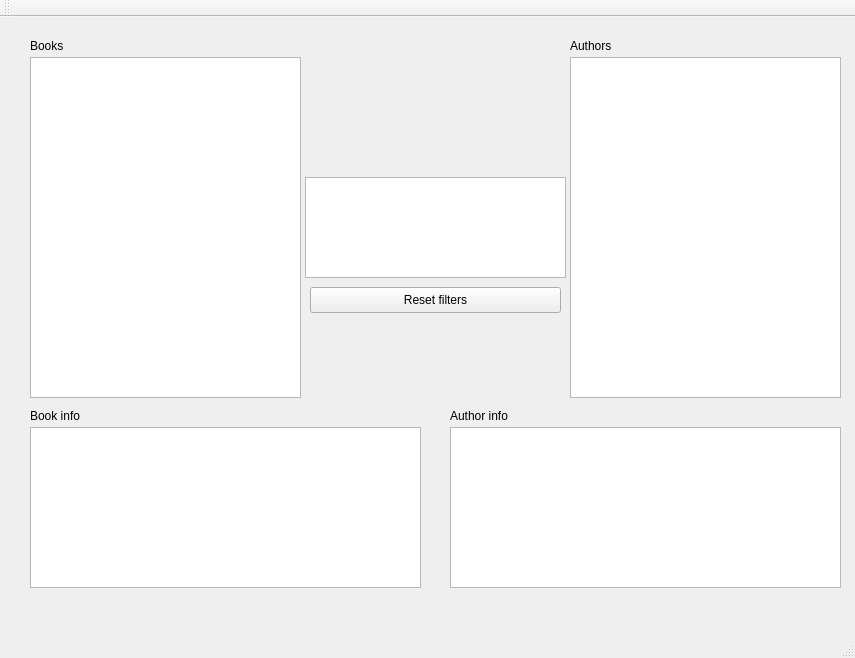
<?xml version="1.0" encoding="UTF-8"?>
<ui version="4.0">
 <class>MainWindow</class>
 <widget class="QMainWindow" name="MainWindow">
  <property name="geometry">
   <rect>
    <x>0</x>
    <y>0</y>
    <width>855</width>
    <height>658</height>
   </rect>
  </property>
  <property name="windowTitle">
   <string>MainWindow</string>
  </property>
  <widget class="QWidget" name="centralWidget">
   <widget class="QListView" name="bookList">
    <property name="geometry">
     <rect>
      <x>30</x>
      <y>40</y>
      <width>271</width>
      <height>341</height>
     </rect>
    </property>
   </widget>
   <widget class="QListView" name="authorList">
    <property name="geometry">
     <rect>
      <x>570</x>
      <y>40</y>
      <width>271</width>
      <height>341</height>
     </rect>
    </property>
   </widget>
   <widget class="QTextBrowser" name="AuthorInBook">
    <property name="geometry">
     <rect>
      <x>305</x>
      <y>160</y>
      <width>261</width>
      <height>101</height>
     </rect>
    </property>
   </widget>
   <widget class="QLabel" name="BooksLabel">
    <property name="geometry">
     <rect>
      <x>30</x>
      <y>20</y>
      <width>75</width>
      <height>18</height>
     </rect>
    </property>
    <property name="text">
     <string>Books</string>
    </property>
   </widget>
   <widget class="QLabel" name="AuhtorLabel">
    <property name="geometry">
     <rect>
      <x>570</x>
      <y>20</y>
      <width>75</width>
      <height>18</height>
     </rect>
    </property>
    <property name="text">
     <string>Authors</string>
    </property>
   </widget>
   <widget class="QTextBrowser" name="BookInfo">
    <property name="geometry">
     <rect>
      <x>30</x>
      <y>410</y>
      <width>391</width>
      <height>161</height>
     </rect>
    </property>
   </widget>
   <widget class="QLabel" name="BookInfoLabel">
    <property name="geometry">
     <rect>
      <x>30</x>
      <y>390</y>
      <width>75</width>
      <height>18</height>
     </rect>
    </property>
    <property name="text">
     <string>Book info</string>
    </property>
   </widget>
   <widget class="QTextBrowser" name="AuthorInfo">
    <property name="geometry">
     <rect>
      <x>450</x>
      <y>410</y>
      <width>391</width>
      <height>161</height>
     </rect>
    </property>
   </widget>
   <widget class="QLabel" name="AuthorInfoLabel">
    <property name="geometry">
     <rect>
      <x>450</x>
      <y>390</y>
      <width>101</width>
      <height>18</height>
     </rect>
    </property>
    <property name="text">
     <string>Author info</string>
    </property>
   </widget>
   <widget class="QPushButton" name="reseter">
    <property name="geometry">
     <rect>
      <x>310</x>
      <y>270</y>
      <width>251</width>
      <height>26</height>
     </rect>
    </property>
    <property name="text">
     <string>Reset filters</string>
    </property>
   </widget>
   <widget class="QLabel" name="booksStatus">
    <property name="geometry">
     <rect>
      <x>90</x>
      <y>20</y>
      <width>211</width>
      <height>18</height>
     </rect>
    </property>
    <property name="text">
     <string/>
    </property>
    <property name="alignment">
     <set>Qt::AlignRight|Qt::AlignTrailing|Qt::AlignVCenter</set>
    </property>
   </widget>
   <widget class="QLabel" name="authorsStatus">
    <property name="geometry">
     <rect>
      <x>640</x>
      <y>20</y>
      <width>201</width>
      <height>18</height>
     </rect>
    </property>
    <property name="text">
     <string/>
    </property>
    <property name="alignment">
     <set>Qt::AlignRight|Qt::AlignTrailing|Qt::AlignVCenter</set>
    </property>
   </widget>
  </widget>
  <widget class="QMenuBar" name="menuBar">
   <property name="geometry">
    <rect>
     <x>0</x>
     <y>0</y>
     <width>855</width>
     <height>23</height>
    </rect>
   </property>
  </widget>
  <widget class="QToolBar" name="mainToolBar">
   <attribute name="toolBarArea">
    <enum>TopToolBarArea</enum>
   </attribute>
   <attribute name="toolBarBreak">
    <bool>false</bool>
   </attribute>
  </widget>
  <widget class="QStatusBar" name="statusBar"/>
 </widget>
 <layoutdefault spacing="6" margin="11"/>
 <resources/>
 <connections/>
</ui>
